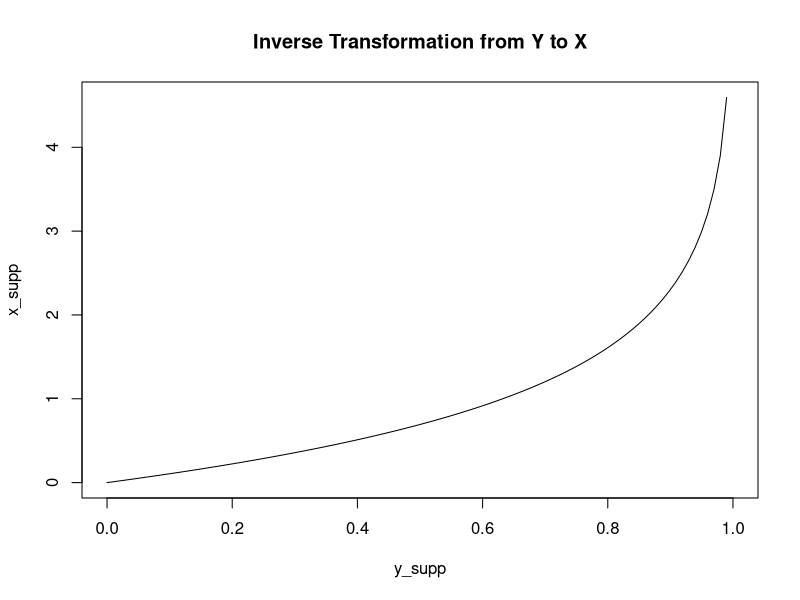
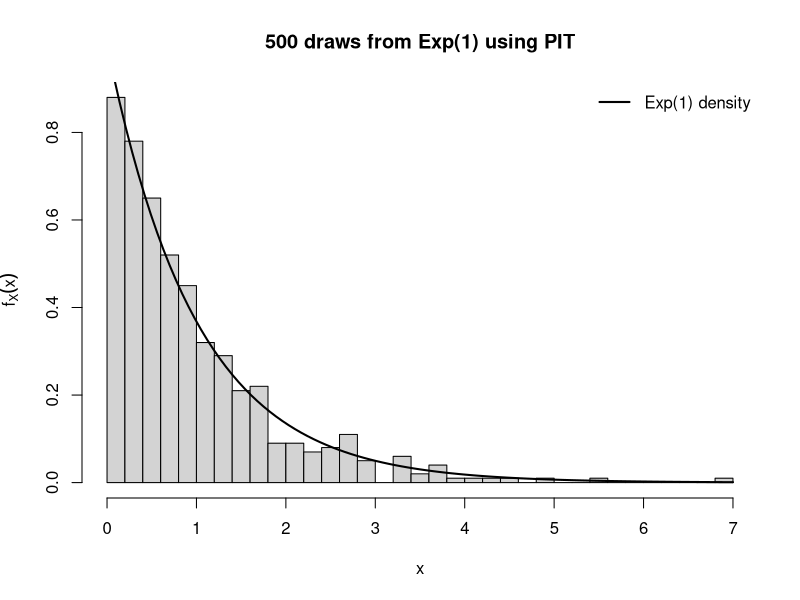
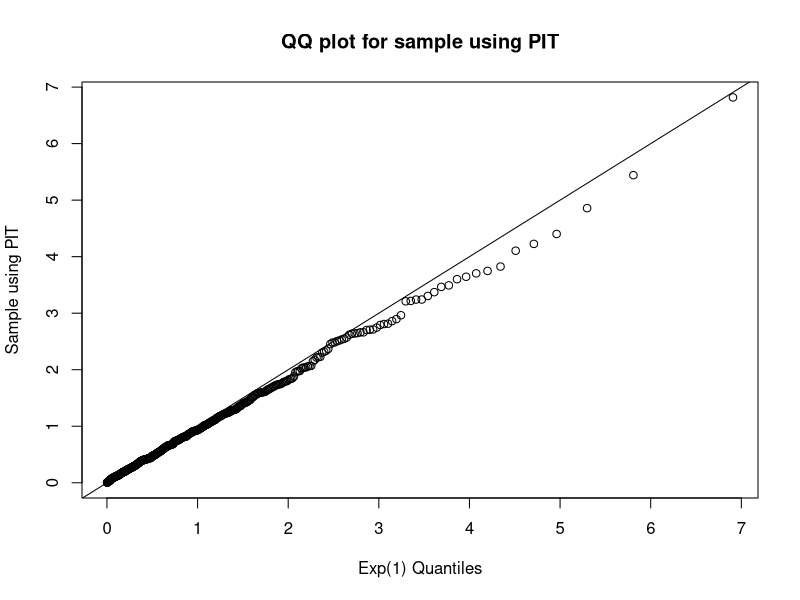

The R source for these figures, in order:
## ---- chunk 1
knitr::opts_chunk$set(echo = TRUE)
library(tidyverse)
## ---- chunk 2
# Y = F_X(X) = 1 - exp(-X) <=> X = -ln(1-Y)
# THM 2.1.10 => Y ~ Unif(0,1)
# Plot the transformation on the support
y_supp <- seq(from = 0, to = 1, length = 100)
x_supp <- -log(1 - y_supp)
plot(x_supp ~ y_supp, type = "l",
     main = "Inverse Transformation from Y to X")
## ---- chunk 3
# Generate random sample from uniform distribution
y <- runif(n = 500, min = 0, max = 1)
# Probability integral transformation (PIT)
x_samp <- -log(1-y)
# Compare samples to actual exp(1) distribution
hist(x_samp, nclass = 25, freq = F,
     xlab = "x", ylab = expression(f[X](x)),
     main = "500 draws from Exp(1) using PIT")
curve(dexp(x, rate = 1/1), lwd = 2, add = T)
legend("topright", bty = "n", lwd = 2, lty = 1,
       legend = "Exp(1) density")
## ---- chunk 4
# qqplot to compare theoretical exp(1) dist to samples
qqplot(qexp(ppoints(500), 1), x_samp,
       xlab = "Exp(1) Quantiles", ylab = "Sample using PIT",
       main = "QQ plot for sample using PIT")
abline(a = 0, b = 1)
